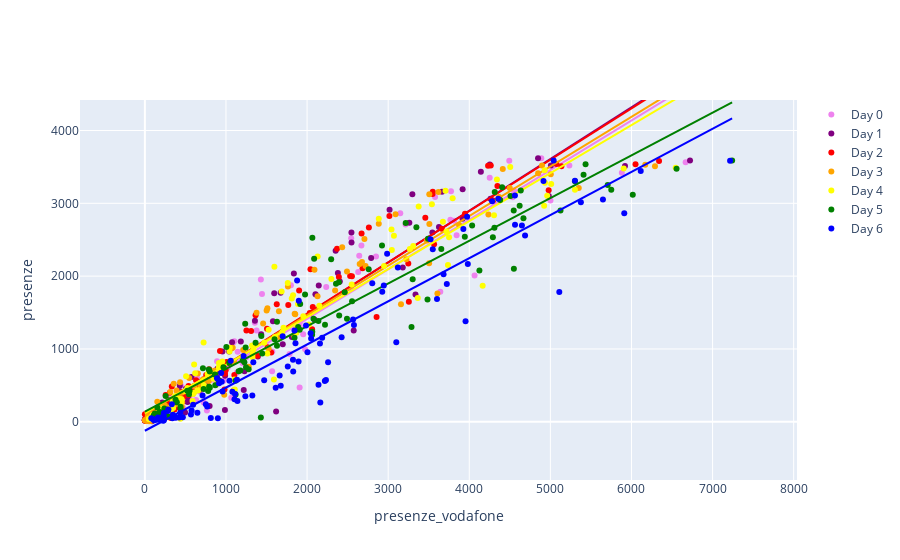

The cell this chart's notebook holds for it:
### Markdown cell above
# Plots

### Code cell
day_colors = ["violet", "purple", "red", "orange", "yellow", "green", "blue"]

def plot_weekday(df, days=range(7)):
    fig = go.Figure()
    for d in days:
        df_day = df[df["giorno_settimana"] == d]
        fig.add_trace(go.Scatter(
            x=df_day["presenze_vodafone"],
            y=df_day["presenze"],
            mode="markers",
            marker=dict(color=day_colors[d]),
            name=f"Day {d}"
        ))
        X = df_day["presenze_vodafone"].values.reshape(-1,1)
        y = df_day["presenze"].values.reshape(-1,1)
        reg = LinearRegression().fit(X, y)
        x0, x1 = 0, df["presenze_vodafone"].max()
        ys = reg.predict([[x0],[x1]])
        y0, y1 = ys[0,0], ys[1,0]
        fig.add_trace(go.Scatter(
            x=[x0, x1],
            y=[y0, y1],
            mode="lines",
            marker=dict(color=day_colors[d]),
            line=dict(color=day_colors[d], width=2),
            showlegend=False,
            name=f"Day {d}"
        ))
    fig.update_xaxes(
        title="presenze_vodafone",
        range=[-800, df["presenze_vodafone"].max()+800]
    )
    fig.update_yaxes(
        title="presenze",
        range=[-800, df["presenze"].max()+800]
    )
    fig.show()

plot_weekday(df_hidden_tourism)
